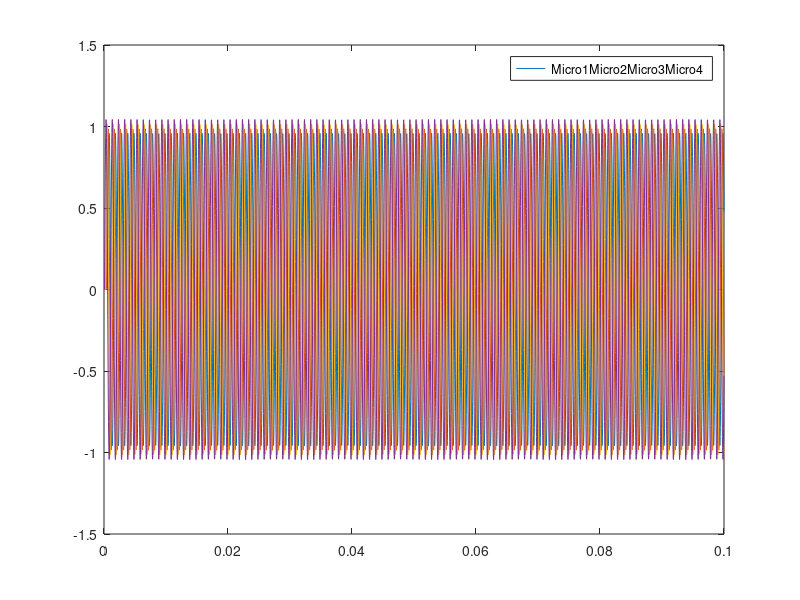

The MATLAB script that drew this image: (Note: this script raises an error after producing the figure.)
close all; clear all; clc;

 data1 = load('data1.mat');
%data2 = load('data2.mat');
%data1 = load('data3.mat');

%tracer signal dans le domain temporel
figure()
plot(data1.MICROS.t, data1.MICROS.Signal)
legend(["Micro1","Micro2","Micro3","Micro4"])
pause(5)
%%Partie 1

%analyse: type de signle, amplitude, ephasage frequence...
[t,amp]=ginput(2);
tau=(t(2)-t(1))/3;
theta = acosd(tau*data1.ANTENNE.C/(abs(data1.ANTENNE.Pos(1)-data1.ANTENNE.Pos(2))));

%tracer signal domain frequentiel
freq = data1.MICROS.Fe/length(data1.MICROS.Signal) * (0:length(data1.MICROS.Signal)-1);
figure()
plot(freq,abs(fft(data1.MICROS.Signal)));

%frequence maximale
nMax = 2;
max_freq = maxFreq(data1.MICROS.Signal(:,1),data1.MICROS.Fe,nMax);

%% prtie 2
K = 512; % longueur de la trame

nb_trames = floor(length(data1.MICROS.Signal)/K); %nb trames

[val,idx] = maxFreq(data1.MICROS.Signal(K+1:K*2,1),data1.MICROS.Fe,nMax);

Y = zeros(data1.ANTENNE.N,nb_trames);
for i = 1:length(idx)
    for n = 1:data1.ANTENNE.N
        temp = zeros(1,nb_trames);
        for trame = 1:nb_trames
            tmp = fft(data1.MICROS.Signal(K*(trame-1)+1:K*trame,n));
            temp(trame) = tmp(idx(i));
        end
        Y(n,:) = temp;
    end

    Gamma_M = (1/nb_trames)*(Y*Y');
    assert(isequal(Gamma_M,Gamma_M'))

    [eigenvectors, eigenvalues_mat] = eig(Gamma_M);
    eigenvalues = diag(eigenvalues_mat);
    
    %nombre de sources, les valeurs propres positif superieur a la variance du bruit
    eigenvalues_source=eigenvalues(4);
    eigenvectors_source=eigenvectors(:,4);
    
    %nombre de micros - monbre de sources
    eigenvectors_bruit = eigenvectors(:,1:3);
    projecteur_bruit = eigenvectors_bruit*eigenvectors_bruit';
    %%
    r_vec = 0.1:0.5:5;
    theta_vec = 0:180;
    pseudo_spectre = zeros(length(r_vec),length(theta_vec));
    for r = 1:length(r_vec)
        for theta = 1:length(theta_vec)
            V = steering_vector(r_vec(r),theta_vec(theta),val(i),data1.ANTENNE);
            amp = 1/(V'*projecteur_bruit*V);
            pseudo_spectre(r,theta) = 20*log10(abs(amp));
        end
    end
    figure(3)
    surf(theta_vec,r_vec,pseudo_spectre);
    hold on;
end